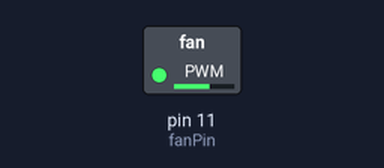
A sketch run on a simulated Arduino Uno, built with avr-gcc and run on an emulated ATmega328P. Shown: switched loads named in the sketch (green lamp = pin HIGH). What the sketch prints to the serial monitor is not drawn.

Above: at 0.1 s.
Timing chart, 0 to 1.6 s (numbered marks = the images above):
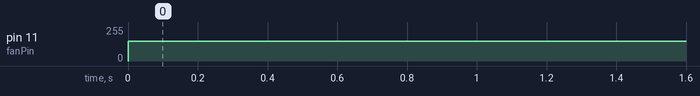

Measured:
- by itself, pin 11 (fanPin): 0/255 → 150/255 at 0.00 s

The sketch:

pwm_fan_control.ino
```cpp
int fanPin = 11;

int fanSpeed = 150;


void setup() {
Serial.begin(9600);
}


void loop() {
  analogWrite(fanPin, fanSpeed);
 Serial.println(fanSpeed);
}
```
